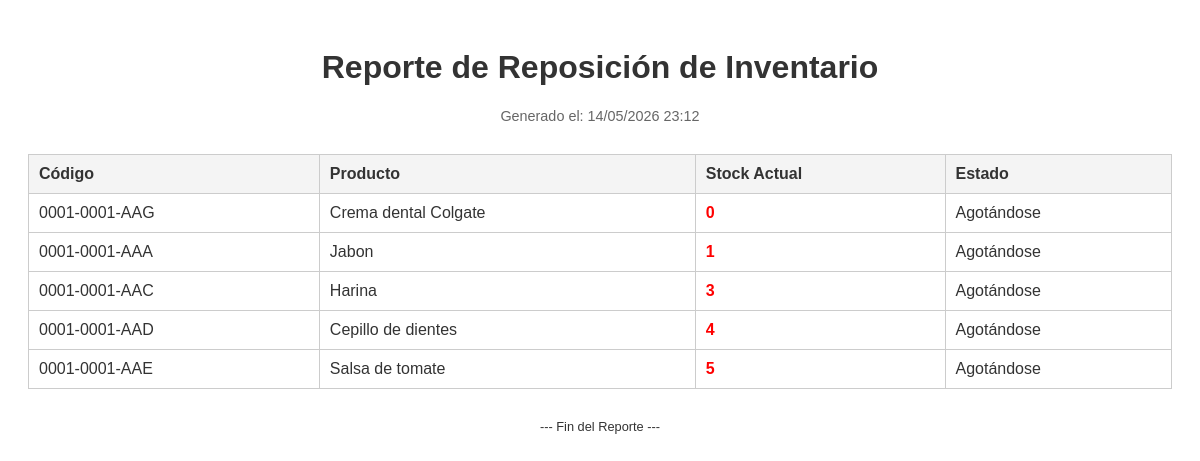
/Gestion_ventas/reporte_stock_bajo.php (signed in), run on the app's committed database.
### tables this page shows
CREATE TABLE `productos` (
  `id` int(11) NOT NULL,
  `codigo` varchar(50) DEFAULT NULL,
  `nombre` varchar(100) NOT NULL,
  `categoria` varchar(50) DEFAULT NULL,
  `descripcion` text DEFAULT NULL,
  `precio` decimal(10,2) NOT NULL,
  `stock` int(11) NOT NULL,
  `id_usuario` int(11) DEFAULT NULL,
  `creado_en` timestamp NOT NULL DEFAULT current_timestamp(),
  `estado` int(11) DEFAULT 1,
  `marca` varchar(100) DEFAULT NULL
);

### Gestion_ventas/reporte_stock_bajo.php (the view, shortened to what this page needs)
<?php
include 'config/db.php';
$sql = "SELECT codigo, nombre, stock FROM productos WHERE stock <= 5 ORDER BY stock ASC";
$res = $conn->query($sql);
?>
<!DOCTYPE html>
<html lang="es">
<head>
</head>
<body onload="window.print()">
    <div class="header">
        <h1>Reporte de Reposición de Inventario</h1>
        <p class="fecha">Generado el: <?php echo date('d/m/Y H:i'); ?></p>
    </div>
    <table>
        <thead>
            <tr>
                <th>Código</th>
                <th>Producto</th>
                <th>Stock Actual</th>
                <th>Estado</th>
            </tr>
        </thead>
        <tbody>
            <?php while($row = $res->fetch_assoc()): ?>
            <tr>
                <td><?php echo $row['codigo']; ?></td>
                <td><?php echo $row['nombre']; ?></td>
                <td style="color: red; font-weight: bold;"><?php echo $row['stock']; ?></td>
                <td>Agotándose</td>
            </tr>
            <?php endwhile; ?>
        </tbody>
    </table>
    <p style="margin-top: 30px; font-size: 0.8rem; text-align: center;">--- Fin del Reporte ---</p>
</body>
</html>

### Gestion_ventas/reporte_stock_bajo.php (style rules this page uses)
body { font-family: sans-serif; color: #333; padding: 20px; }
table { width: 100%; border-collapse: collapse; margin-top: 20px; }
th, td { border: 1px solid #ccc; padding: 10px; text-align: left; }
th { background: #f4f4f4; }
.header { text-align: center; margin-bottom: 30px; }
.fecha { font-size: 0.9rem; color: #666; }

### data on the page
productos: codigo "0001-0001-AAG", nombre "Crema dental Colgate", stock "0"
productos: codigo "0001-0001-AAA", nombre "Jabon", stock "1"
productos: codigo "0001-0001-AAC", nombre "Harina", stock "3"
productos: codigo "0001-0001-AAD", nombre "Cepillo de dientes", stock "4"
productos: codigo "0001-0001-AAE", nombre "Salsa de tomate", stock "5"
